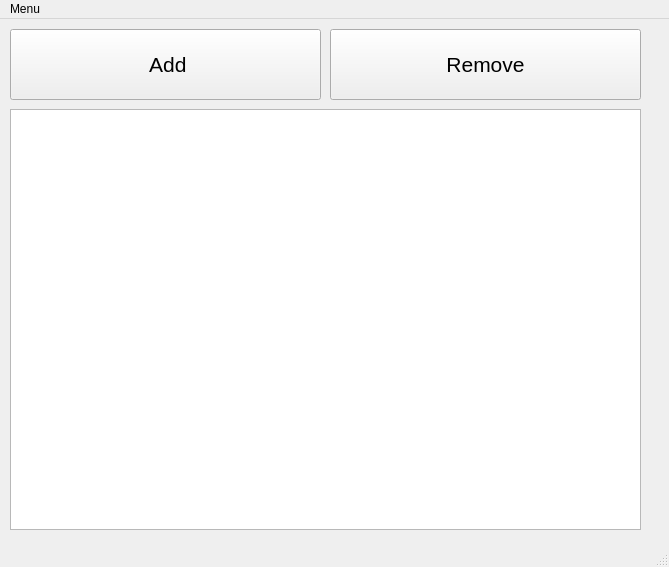
<?xml version="1.0" encoding="UTF-8"?>
<ui version="4.0">
 <class>MainWindow</class>
 <widget class="QMainWindow" name="MainWindow">
  <property name="geometry">
   <rect>
    <x>0</x>
    <y>0</y>
    <width>669</width>
    <height>567</height>
   </rect>
  </property>
  <property name="windowTitle">
   <string>MainWindow</string>
  </property>
  <widget class="QWidget" name="centralwidget">
   <widget class="QPushButton" name="AddButton">
    <property name="geometry">
     <rect>
      <x>10</x>
      <y>10</y>
      <width>311</width>
      <height>71</height>
     </rect>
    </property>
    <property name="font">
     <font>
      <pointsize>16</pointsize>
     </font>
    </property>
    <property name="text">
     <string> Add</string>
    </property>
   </widget>
   <widget class="QPushButton" name="RemoveButton">
    <property name="geometry">
     <rect>
      <x>330</x>
      <y>10</y>
      <width>311</width>
      <height>71</height>
     </rect>
    </property>
    <property name="font">
     <font>
      <pointsize>16</pointsize>
     </font>
    </property>
    <property name="text">
     <string>Remove</string>
    </property>
   </widget>
   <widget class="QListView" name="listView">
    <property name="geometry">
     <rect>
      <x>10</x>
      <y>90</y>
      <width>631</width>
      <height>421</height>
     </rect>
    </property>
    <property name="selectionMode">
     <enum>QAbstractItemView::MultiSelection</enum>
    </property>
   </widget>
  </widget>
  <widget class="QMenuBar" name="menubar">
   <property name="geometry">
    <rect>
     <x>0</x>
     <y>0</y>
     <width>669</width>
     <height>26</height>
    </rect>
   </property>
   <widget class="QMenu" name="menuFile">
    <property name="title">
     <string>Menu</string>
    </property>
    <addaction name="actionLoad"/>
    <addaction name="actionSave"/>
    <addaction name="actionClear"/>
   </widget>
   <addaction name="menuFile"/>
  </widget>
  <widget class="QStatusBar" name="statusbar"/>
  <action name="actionLoad">
   <property name="text">
    <string>Open</string>
   </property>
  </action>
  <action name="actionSave">
   <property name="text">
    <string>Save</string>
   </property>
  </action>
  <action name="actionText_Color">
   <property name="text">
    <string>Text Color</string>
   </property>
  </action>
  <action name="actionText_Size">
   <property name="text">
    <string>Text Size</string>
   </property>
  </action>
  <action name="actionSave_As">
   <property name="text">
    <string>Save As</string>
   </property>
  </action>
  <action name="actionClear">
   <property name="text">
    <string>Clear</string>
   </property>
  </action>
 </widget>
 <resources/>
 <connections/>
</ui>
